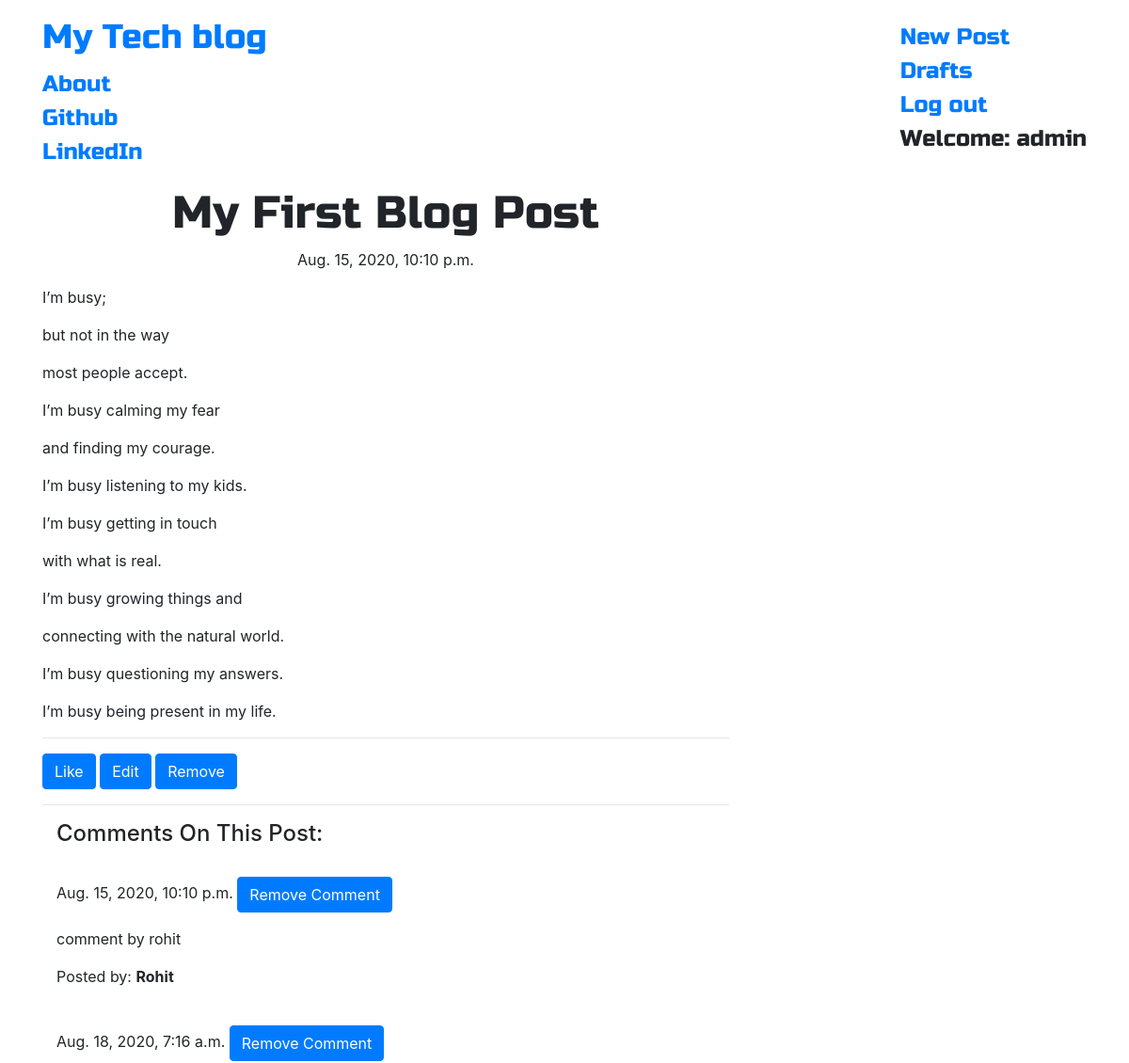
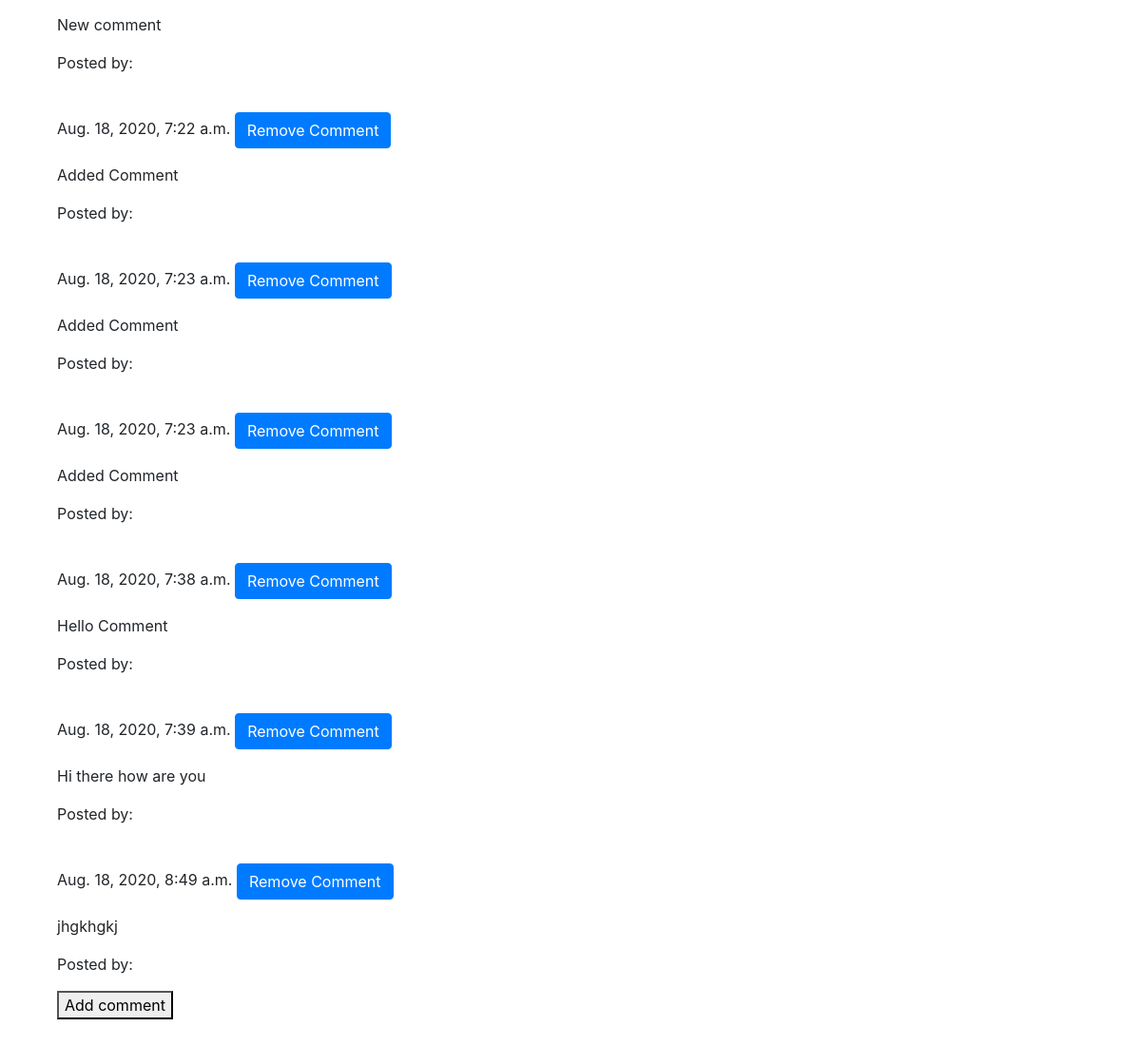
The app's page /post/1/ (signed in) with its own data (2 pictures, top to bottom).
### blog/models.py (models this page shows, shortened)
class Post(models.Model):
    author = models.ForeignKey('auth.User',on_delete=models.ProtectedError)
    title = models.CharField(max_length=200)
    text = models.TextField()
    created_date = models.DateTimeField(default=timezone.now)
    published_date = models.DateTimeField(blank=True, null=True)

class Comment(models.Model):
    post = models.ForeignKey('blog.Post', related_name='comments',on_delete=models.ProtectedError)
    author = models.CharField(max_length=200)
    text = models.TextField()
    created_date = models.DateTimeField(default=timezone.now)

### blog/views.py (the view)
# urls.py: path('post/<pk>/', views.PostDetailView, name='post_detail'),
def PostDetailView(request, pk):
    post = get_object_or_404(Post, pk=pk)
    comments = post.comments
    new_comment = None
    if request.method == 'POST':
        comment_form = CommentForm(data=request.POST)
        if comment_form.is_valid():
            new_comment = comment_form.save(commit=False)
            new_comment.post = post
            new_comment.save()
            return redirect('post_detail', pk=post.pk)
    else:
        comment_form = CommentForm()
    return render(request,
                  'blog/post_detail.html',
                  {'post': post,
                   'comments': comments,
                   'new_comment': new_comment,
                   'comment_form': comment_form})

### blog/templates/blog/post_detail.html (shortened to what this page needs)
{% extends 'blog/base.html' %}
{%load static%}
{% block content %}
        <h1 class='posttitle loader'>{{ post.title }}</h1>
        {% if post.published_date %}
            <div class="date postdate">
                {{ post.published_date }}
            </div>
        {% else %}
            <a class="btn btn-primary" href="{% url 'post_publish' pk=post.pk %}">Publish</a>
        {% endif %}
      <p class='postcontent' >{{ post.text|safe|linebreaksbr }}</p>
<hr>
<span>
    <a class="likebutton" id="like{{ post.pk }}" href="#" data-catid="{{ post.pk }}"> <button class="btn btn-primary" id="likebutton">Like</button></a>
</span>
      {% if user.is_authenticated %}
          <a class="btn btn-primary" href="{% url 'post_edit' pk=post.pk %}">Edit</a>
          <a class="btn btn-primary" href="{% url 'post_remove' pk=post.pk %}">Remove</a>
      {% endif %}
  <hr>
  <div class="container">
    <div class="loader post">
        <h4>Comments On This Post:</h4>
    </div>
  {% for comment in post.comments.all %}
  <br>
      {% if user.is_authenticated %}
              {{ comment.created_date }}
                  <a class="btn btn-primary" href="{% url 'comment_remove' pk=comment.pk %}">Remove Comment</a>
                {% endif %}
          <p>{{ comment.text|safe|linebreaks }}</p>
          <p>Posted by: <strong>{{ comment.author }}</strong></p>
  {% empty %}
      <p>No comments posted.</p>
  {% endfor %}
  <div>
      <button id="addcomment">Add comment</button>
</div>
</div>
{% endblock %}

### blog/templates/blog/base.html (shortened to what this page needs)
<!DOCTYPE html>
{% load static %}
<html>
    <head>
        <link rel="stylesheet" href="https://stackpath.bootstrapcdn.com/bootstrap/4.5.2/css/bootstrap.min.css">
        <link rel="stylesheet" href="{% static 'css/blog.css' %}">
<body>
  <nav class="navbar navbar-default techfont custom-navbar">
    <div class="container">
      <ul class="nav navbar-nav">
        <li><a class='navbar-brand bigbrand' href="{% url 'post_list' %}">My Tech blog</a></li>
        <li><a href="{% url 'about'%}">About</a></li>
        <li><a href="https://www.github.com">Github</a></li>
        <li><a href="https://www.linkedin.com">LinkedIn</a></li>
      </ul>
      <ul class="nav navbar-nav navbar-right">
        {% if user.is_authenticated %}
        <li>
          <a href="{% url 'post_new' %}" >New Post</a>
        </li>
        <li>
          <a href="{% url 'post_draft_list' %}">Drafts</a>
        </li>
        <li>
          <a href="{% url 'logout' %}" >Log out</a>
        </li>
        <li>
          <a >Welcome: {{ user.username }}</a>
        </li>
          {% else %}
          <li><a class='nav navbar-right' href="{% url 'login' %}" >Login</a></li>
        {% endif %}
      </ul>
  </div>
</nav>
        <div class="content container">
            <div class="row">
                <div class="col-md-8">
                  <div class="blog_posts">
                    {% block content %}
                    {% endblock %}
                  </div>
                </div>
            </div>
        </div>
</body>
</html>

### blog/static/css/blog.css (style rules this page uses)
.techfont { font-family: 'Russo One', sans-serif; font-size: 1.5em; margin-bottom: 10px; }
.postdate { text-align: center; }
.posttitle { font-family: 'Russo One', sans-serif; font-size: 3em; text-align: center; }
.postcontent { font-family: 'Montserrat'; font-size: 1.5em; }
.bigbrand { font-size: 1.5em; }

### records on screen
Post: title "My First Blog Post", published_date "Aug. 15, 2020, 10:10 p.m.", text "I’m busy; but not in the way most people accept. I’m busy calming my fear and finding my courage. I’m busy listening to my kids. I’m busy getting in touch with what is real. I’m busy growing things and connecting with the natural world. I’m busy questioning my answers. I’m busy being present in my life."
Comment: created_date "Aug. 15, 2020, 10:10 p.m.", text "comment by rohit", author "Rohit"
Comment: created_date "Aug. 18, 2020, 7:16 a.m.", text "New comment"
Comment: created_date "Aug. 18, 2020, 7:22 a.m.", text "Added Comment"
Comment: created_date "Aug. 18, 2020, 7:23 a.m.", text "Added Comment"
Comment: created_date "Aug. 18, 2020, 7:23 a.m.", text "Added Comment"
Comment: created_date "Aug. 18, 2020, 7:38 a.m.", text "Hello Comment"
Comment: created_date "Aug. 18, 2020, 7:39 a.m.", text "Hi there how are you"
Comment: created_date "Aug. 18, 2020, 8:49 a.m.", text "jhgkhgkj"

### other values on screen
{{ user.username }} "admin"
